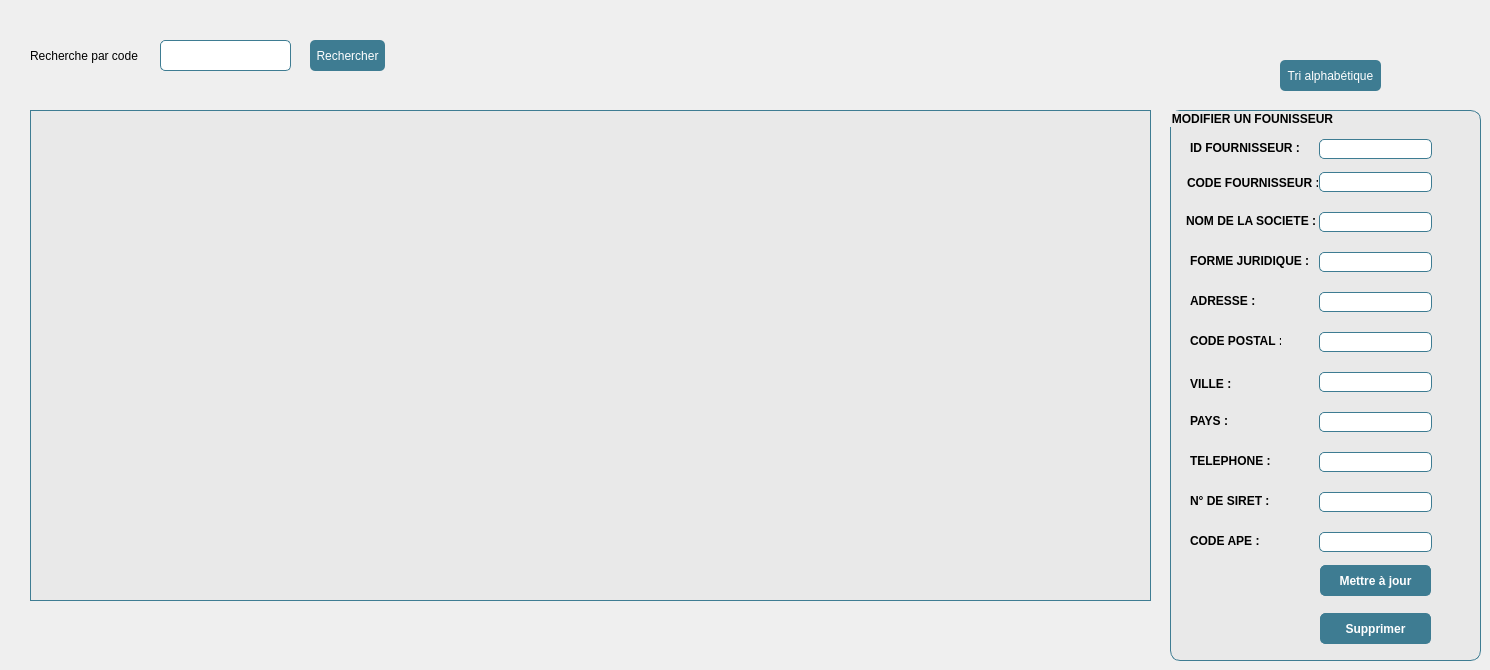
    <widget class="QWidget" name="tab_3">
     <attribute name="title">
      <string>Gestion fournisseur</string>
     </attribute>
     <widget class="QTableView" name="listProvider">
      <property name="geometry">
       <rect>
        <x>30</x>
        <y>110</y>
        <width>1121</width>
        <height>491</height>
       </rect>
      </property>
      <property name="styleSheet">
       <string notr="true">background-color: rgb(233, 233, 233);
border:1px solid rgb(62, 124, 146);
test-align:justify;
</string>
      </property>
     </widget>
     <widget class="QLineEdit" name="trouverfournisseur">
      <property name="geometry">
       <rect>
        <x>160</x>
        <y>40</y>
        <width>131</width>
        <height>31</height>
       </rect>
      </property>
      <property name="styleSheet">
       <string notr="true">background-color: rgb(255, 255, 255);
border-radius: 5px;
border:1px solid rgb(62, 124, 146);
</string>
      </property>
     </widget>
     <widget class="QLabel" name="label_41">
      <property name="geometry">
       <rect>
        <x>30</x>
        <y>40</y>
        <width>111</width>
        <height>31</height>
       </rect>
      </property>
      <property name="text">
       <string>Recherche par code :</string>
      </property>
     </widget>
     <widget class="QGroupBox" name="groupBox_4">
      <property name="geometry">
       <rect>
        <x>1170</x>
        <y>110</y>
        <width>311</width>
        <height>551</height>
       </rect>
      </property>
      <property name="styleSheet">
       <string notr="true">font: 75 8pt &quot;Malgun Gothic&quot;;
font-weight: bold;
background-color: rgb(233, 233, 233);
border-radius: 10px;
border:1px solid rgb(62, 124, 146);
</string>
      </property>
      <property name="title">
       <string>MODIFIER UN FOUNISSEUR</string>
      </property>
      <widget class="QLabel" name="label_42">
       <property name="geometry">
        <rect>
         <x>17</x>
         <y>63</y>
         <width>131</width>
         <height>20</height>
        </rect>
       </property>
       <property name="styleSheet">
        <string notr="true">border: none;</string>
       </property>
       <property name="text">
        <string>CODE FOURNISSEUR :</string>
       </property>
      </widget>
      <widget class="QLabel" name="label_43">
       <property name="geometry">
        <rect>
         <x>16</x>
         <y>103</y>
         <width>131</width>
         <height>16</height>
        </rect>
       </property>
       <property name="styleSheet">
        <string notr="true">border: none;</string>
       </property>
       <property name="text">
        <string>NOM DE LA SOCIETE :</string>
       </property>
      </widget>
      <widget class="QLabel" name="label_44">
       <property name="geometry">
        <rect>
         <x>20</x>
         <y>143</y>
         <width>121</width>
         <height>16</height>
        </rect>
       </property>
       <property name="styleSheet">
        <string notr="true">border: none;</string>
       </property>
       <property name="text">
        <string>FORME JURIDIQUE :</string>
       </property>
      </widget>
      <widget class="QLabel" name="label_45">
       <property name="geometry">
        <rect>
         <x>20</x>
         <y>183</y>
         <width>71</width>
         <height>16</height>
        </rect>
       </property>
       <property name="styleSheet">
        <string notr="true">border: none;</string>
       </property>
       <property name="text">
        <string>ADRESSE :</string>
       </property>
      </widget>
      <widget class="QLabel" name="label_46">
       <property name="geometry">
        <rect>
         <x>20</x>
         <y>223</y>
         <width>91</width>
         <height>16</height>
        </rect>
       </property>
       <property name="styleSheet">
        <string notr="true">border: none;</string>
       </property>
       <property name="text">
        <string>CODE POSTAL :</string>
       </property>
      </widget>
      <widget class="QLabel" name="label_47">
       <property name="geometry">
        <rect>
         <x>20</x>
         <y>263</y>
         <width>47</width>
         <height>21</height>
        </rect>
       </property>
       <property name="styleSheet">
        <string notr="true">border: none;</string>
       </property>
       <property name="text">
        <string>VILLE :</string>
       </property>
      </widget>
      <widget class="QLabel" name="label_48">
       <property name="geometry">
        <rect>
         <x>20</x>
         <y>303</y>
         <width>47</width>
         <height>16</height>
        </rect>
       </property>
       <property name="styleSheet">
        <string notr="true">border: none;</string>
       </property>
       <property name="text">
        <string>PAYS :</string>
       </property>
      </widget>
      <widget class="QLabel" name="label_49">
       <property name="geometry">
        <rect>
         <x>20</x>
         <y>343</y>
         <width>81</width>
         <height>16</height>
        </rect>
       </property>
       <property name="styleSheet">
        <string notr="true">border: none;</string>
       </property>
       <property name="text">
        <string>TELEPHONE :</string>
       </property>
      </widget>
      <widget class="QLabel" name="label_50">
       <property name="geometry">
        <rect>
         <x>20</x>
         <y>383</y>
         <width>81</width>
         <height>16</height>
        </rect>
       </property>
       <property name="styleSheet">
        <string notr="true">border: none;</string>
       </property>
       <property name="text">
        <string>N° DE SIRET :</string>
       </property>
      </widget>
      <widget class="QLabel" name="label_51">
       <property name="geometry">
        <rect>
         <x>20</x>
         <y>423</y>
         <width>71</width>
         <height>16</height>
        </rect>
       </property>
       <property name="styleSheet">
        <string notr="true">border: none;</string>
       </property>
       <property name="text">
        <string>CODE APE :</string>
       </property>
      </widget>
      <widget class="QPushButton" name="majFournisseur">
       <property name="geometry">
        <rect>
         <x>150</x>
         <y>455</y>
         <width>111</width>
         <height>31</height>
        </rect>
       </property>
       <property name="styleSheet">
        <string notr="true">background-color: rgb(62, 124, 146);
color: rgb(255, 255, 255);
border-radius: 5px;</string>
       </property>
       <property name="text">
        <string>Mettre à jour</string>
       </property>
      </widget>
      <widget class="QPushButton" name="suppFournisseur">
       <property name="geometry">
        <rect>
         <x>150</x>
         <y>503</y>
         <width>111</width>
         <height>31</height>
        </rect>
       </property>
       <property name="styleSheet">
        <string notr="true">background-color: rgb(62, 124, 146);
color: rgb(255, 255, 255);
border-radius: 5px;</string>
       </property>
       <property name="text">
        <string>Supprimer</string>
       </property>
      </widget>
      <widget class="QLineEdit" name="cfournisseur">
       <property name="geometry">
        <rect>
         <x>149</x>
         <y>62</y>
         <width>113</width>
         <height>20</height>
        </rect>
       </property>
       <property name="styleSheet">
        <string notr="true">background-color: rgb(255, 255, 255);
border-radius: 5px;
border:1px solid rgb(62, 124, 146);</string>
       </property>
      </widget>
      <widget class="QLineEdit" name="nomsociete">
       <property name="geometry">
        <rect>
         <x>149</x>
         <y>102</y>
         <width>113</width>
         <height>20</height>
        </rect>
       </property>
       <property name="styleSheet">
        <string notr="true">background-color: rgb(255, 255, 255);
border-radius: 5px;
border:1px solid rgb(62, 124, 146);</string>
       </property>
      </widget>
      <widget class="QLineEdit" name="formejuridique">
       <property name="geometry">
        <rect>
         <x>149</x>
         <y>142</y>
         <width>113</width>
         <height>20</height>
        </rect>
       </property>
       <property name="styleSheet">
        <string notr="true">background-color: rgb(255, 255, 255);
border-radius: 5px;
border:1px solid rgb(62, 124, 146);</string>
       </property>
      </widget>
      <widget class="QLineEdit" name="adresseedit">
       <property name="geometry">
        <rect>
         <x>149</x>
         <y>182</y>
         <width>113</width>
         <height>20</height>
        </rect>
       </property>
       <property name="styleSheet">
        <string notr="true">background-color: rgb(255, 255, 255);
border-radius: 5px;
border:1px solid rgb(62, 124, 146);</string>
       </property>
      </widget>
      <widget class="QLineEdit" name="codepostal">
       <property name="geometry">
        <rect>
         <x>149</x>
         <y>222</y>
         <width>113</width>
         <height>20</height>
        </rect>
       </property>
       <property name="styleSheet">
        <string notr="true">background-color: rgb(255, 255, 255);
border-radius: 5px;
border:1px solid rgb(62, 124, 146);</string>
       </property>
      </widget>
      <widget class="QLineEdit" name="villefournisseur">
       <property name="geometry">
        <rect>
         <x>149</x>
         <y>262</y>
         <width>113</width>
         <height>20</height>
        </rect>
       </property>
       <property name="styleSheet">
        <string notr="true">background-color: rgb(255, 255, 255);
border-radius: 5px;
border:1px solid rgb(62, 124, 146);</string>
       </property>
      </widget>
      <widget class="QLineEdit" name="paysfournisseur">
       <property name="geometry">
        <rect>
         <x>149</x>
         <y>302</y>
         <width>113</width>
         <height>20</height>
        </rect>
       </property>
       <property name="styleSheet">
        <string notr="true">background-color: rgb(255, 255, 255);
border-radius: 5px;
border:1px solid rgb(62, 124, 146);</string>
       </property>
      </widget>
      <widget class="QLineEdit" name="telephonefournisseur">
       <property name="geometry">
        <rect>
         <x>149</x>
         <y>342</y>
         <width>113</width>
         <height>20</height>
        </rect>
       </property>
       <property name="styleSheet">
        <string notr="true">background-color: rgb(255, 255, 255);
border-radius: 5px;
border:1px solid rgb(62, 124, 146);</string>
       </property>
      </widget>
      <widget class="QLineEdit" name="siretfournisseur">
       <property name="geometry">
        <rect>
         <x>149</x>
         <y>382</y>
         <width>113</width>
         <height>20</height>
        </rect>
       </property>
       <property name="styleSheet">
        <string notr="true">background-color: rgb(255, 255, 255);
border-radius: 5px;
border:1px solid rgb(62, 124, 146);</string>
       </property>
      </widget>
      <widget class="QLineEdit" name="apefournisseur">
       <property name="geometry">
        <rect>
         <x>149</x>
         <y>422</y>
         <width>113</width>
         <height>20</height>
        </rect>
       </property>
       <property name="styleSheet">
        <string notr="true">background-color: rgb(255, 255, 255);
border-radius: 5px;
border:1px solid rgb(62, 124, 146);</string>
       </property>
      </widget>
      <widget class="QLineEdit" name="idfournisseur">
       <property name="geometry">
        <rect>
         <x>149</x>
         <y>29</y>
         <width>113</width>
         <height>20</height>
        </rect>
       </property>
       <property name="styleSheet">
        <string notr="true">background-color: rgb(255, 255, 255);
border-radius: 5px;
border:1px solid rgb(62, 124, 146);</string>
       </property>
      </widget>
      <widget class="QLabel" name="label_52">
       <property name="geometry">
        <rect>
         <x>20</x>
         <y>30</y>
         <width>111</width>
         <height>16</height>
        </rect>
       </property>
       <property name="styleSheet">
        <string notr="true">border: none;</string>
       </property>
       <property name="text">
        <string>ID FOURNISSEUR :</string>
       </property>
      </widget>
     </widget>
     <widget class="QPushButton" name="fournisseur">
      <property name="geometry">
       <rect>
        <x>310</x>
        <y>40</y>
        <width>75</width>
        <height>31</height>
       </rect>
      </property>
      <property name="styleSheet">
       <string notr="true">background-color: rgb(62, 124, 146);
color: rgb(255, 255, 255);
border-radius: 5px;</string>
      </property>
      <property name="text">
       <string>Rechercher</string>
      </property>
     </widget>
     <widget class="QPushButton" name="triAlphaFournisseur">
      <property name="geometry">
       <rect>
        <x>1280</x>
        <y>60</y>
        <width>101</width>
        <height>31</height>
       </rect>
      </property>
      <property name="styleSheet">
       <string notr="true">background-color: rgb(62, 124, 146);
color: rgb(255, 255, 255);
border-radius: 5px;</string>
      </property>
      <property name="text">
       <string>Tri alphabétique</string>
      </property>
     </widget>
    </widget>
